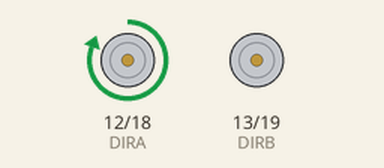
Simulated run of this sketch. Board: ESP32. On the bench: direction and speed pins drawn as motors (green arrow = direction pin HIGH = forward, orange = LOW = backward, longer = more drive).

Above: at 0.5 s.
At 1.5 s:
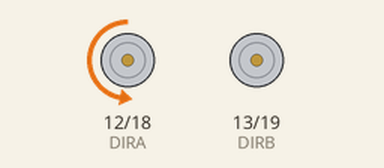
At 3.5 s:
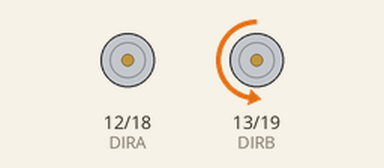
At 7.0 s:
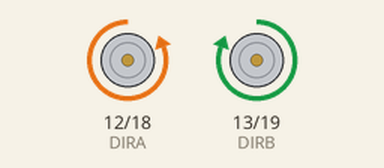
Timing chart, 0 to 10.4 s (numbered marks = the images above):
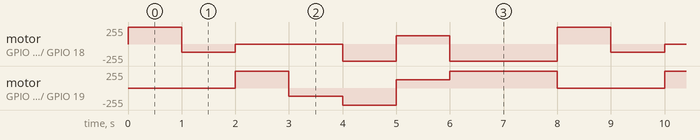

Measured:
- by itself, motor on GPIO 13 (DIRB) / GPIO 19 (PWMB): repeats every 8.0 s: backward 127/255 1.0 s, backward 255/255 1.0 s, forward 127/255 1.0 s, forward 255/255 2.0 s, stopped 2.0 s, forward 255/255 1.0 s
- by itself, motor on GPIO 12 (DIRA) / GPIO 18 (PWMA): repeats every 8.0 s: backward 127/255 1.0 s, stopped 2.0 s, backward 255/255 1.0 s, forward 127/255 1.0 s, backward 255/255 2.0 s, forward 255/255 1.0 s

The sketch:

Motor.ino
```cpp
// Clockwise and counter-clockwise definitions
#define FORWARD  0
#define REVERSE  1

// Motor definitions
#define MOTOR_A  0
#define MOTOR_B  1

// Pin Assignments
#define DIRA 12  // Direction control for motor A
#define PWMA 18  // PWM control (speed) for motor A
#define DIRB 13  // Direction control for motor B
#define PWMB 19  // PWM control (speed) for motor B

// PWM settings
const int freq = 5000;        // PWM frequency (Hz)
const int resolution = 8;     // PWM resolution (bits)
const int pwmChannelA = 0;    // PWM channel for Motor A
const int pwmChannelB = 1;    // PWM channel for Motor B

void setup() {
  setupArdumoto(); // Set all pins as outputs
}

void loop() {
  // Drive motor A at various speeds, then stop
  driveArdumoto(MOTOR_A, REVERSE, 255);  // Set motor A to REVERSE at max speed
  delay(1000);
  driveArdumoto(MOTOR_A, FORWARD, 127); // Set motor A to FORWARD at half speed
  delay(1000);
  stopArdumoto(MOTOR_A);                // STOP motor A

  // Drive motor B at various speeds, then stop
  driveArdumoto(MOTOR_B, REVERSE, 255); // Set motor B to REVERSE at max speed
  delay(1000);
  driveArdumoto(MOTOR_B, FORWARD, 127); // Set motor B to FORWARD at half speed
  delay(1000);
  stopArdumoto(MOTOR_B);                // STOP motor B

  // Drive both motors forward and backward
  driveArdumoto(MOTOR_A, FORWARD, 255);
  driveArdumoto(MOTOR_B, FORWARD, 255);
  delay(1000);
  driveArdumoto(MOTOR_A, REVERSE, 127);
  driveArdumoto(MOTOR_B, REVERSE, 127);
  delay(1000);

  // Spin in place
  driveArdumoto(MOTOR_A, FORWARD, 255);
  driveArdumoto(MOTOR_B, REVERSE, 255);
  delay(2000);
  stopArdumoto(MOTOR_A);
  stopArdumoto(MOTOR_B);
}

// driveArdumoto drives 'motor' in 'dir' direction at 'spd' speed
void driveArdumoto(byte motor, byte dir, byte spd) {
  if (motor == MOTOR_A) {
    digitalWrite(DIRA, dir);
    ledcWrite(pwmChannelA, spd);  // Set PWM duty cycle for Motor A
  } else if (motor == MOTOR_B) {
    digitalWrite(DIRB, dir);
    ledcWrite(pwmChannelB, spd);  // Set PWM duty cycle for Motor B
  }
}

// stopArdumoto makes a motor stop
void stopArdumoto(byte motor) {
  driveArdumoto(motor, 0, 0);
}

// setupArdumoto initializes all pins
void setupArdumoto() {
  // Set direction pins as outputs
  pinMode(DIRA, OUTPUT);
  pinMode(DIRB, OUTPUT);

  // Attach PWM channels to pins
  ledcSetup(pwmChannelA, freq, resolution);
  ledcAttachPin(PWMA, pwmChannelA);

  ledcSetup(pwmChannelB, freq, resolution);
  ledcAttachPin(PWMB, pwmChannelB);

  // Initialize all pins as low
  digitalWrite(DIRA, LOW);
  digitalWrite(DIRB, LOW);
  ledcWrite(pwmChannelA, 0);
  ledcWrite(pwmChannelB, 0);
}
```
